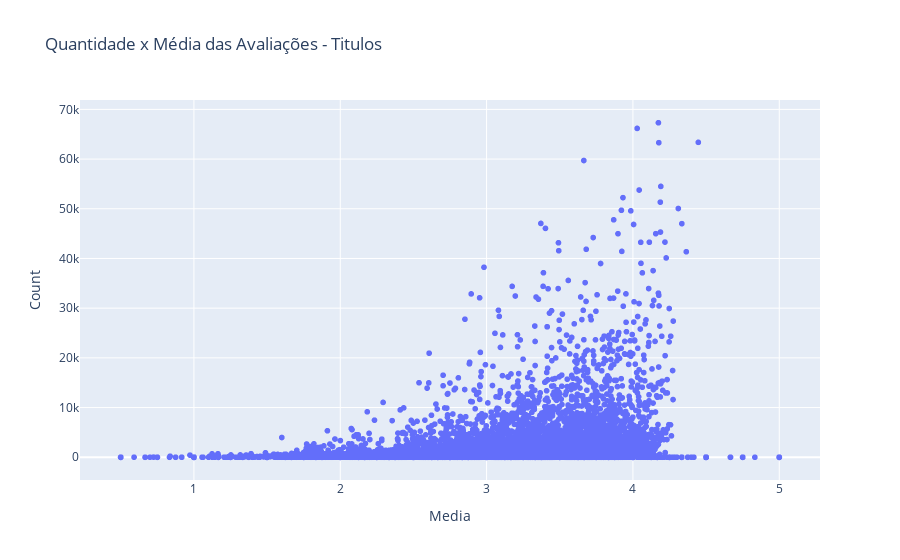

Write notebook code for a chart like this one.
### Markdown cell above
O que faremos nestes casos que tem apenas uma única avaliação do filme?

### Code cell
# Analise Qtd x Avaliacao

px.scatter(
    # Dados
    data_frame=title_rating,
    # Parametros
    x='Media', y='Count',
    # Titulo
    title='Quantidade x Média das Avaliações - Titulos',
    # Upgrade
    # marginal_y='rug', marginal_x='histogram'
)

### Figure 1 — Plotly figure (JSON) as saved in the notebook; plotly's stock layout.template omitted (floating-point values rounded to 4 significant figures; data arrays with more than 128 entries replaced by an {"elided": "..."} marker saying what was removed)
{"data": [{"hovertemplate": "Media=%{x}<br>Count=%{y}<extra></extra>", "legendgroup": "", "marker": {"color": "#636efa", "symbol": "circle"}, "mode": "markers", "name": "", "showlegend": false, "type": "scattergl", "x": {"elided": "26729 float values"}, "xaxis": "x", "y": {"elided": "26729 int values"}, "yaxis": "y"}], "layout": {"legend": {"tracegroupgap": 0}, "title": {"text": "Quantidade x Média das Avaliações - Titulos"}, "xaxis": {"anchor": "y", "domain": [0, 1], "title": {"text": "Media"}}, "yaxis": {"anchor": "x", "domain": [0, 1], "title": {"text": "Count"}}}}
